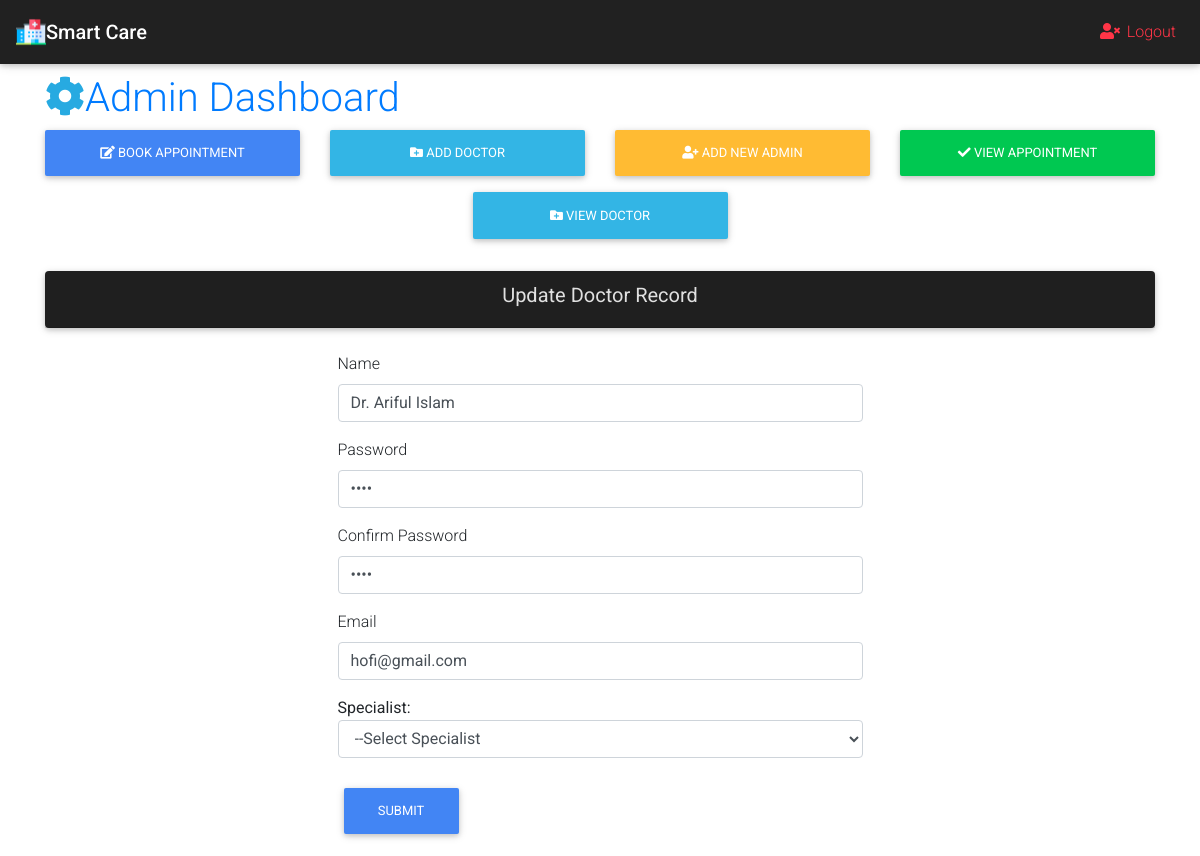
The page /doctor_update.php?id=1 on the database its author committed.
### tables this page shows
CREATE TABLE `doctor` (
  `password` int(11) NOT NULL,
  `name` varchar(30) NOT NULL,
  `email` varchar(25) NOT NULL,
  `specialist` varchar(25) NOT NULL,
  `id` int(13) NOT NULL,
  `datetime` varchar(50) NOT NULL,
  `addedby` varchar(50) NOT NULL
);

### doctor_update.php (the view, shortened to what this page needs)
<?php
$SearchQueryParameter = @$_GET["id"];
 ?>
<!DOCTYPE html>
<html lang="en">
<head>
<link rel="stylesheet" href="https://formden.com/static/cdn/bootstrap-iso.css" />
</head>
<body>
<?php require_once "Dashboard.php"; ?>
<div class="container">
    <div class="row ">
        <div class="col">
        <div class="card bg-dark text-light mb-4">
          <div class="card-header">
            <h5><center><b>Update Doctor Record</b></center></h5>
          </div>
    </div>
    </div>
</div>
<?php require_once "Dashboard.php"; ?>
 <?php
global $ConnectingDB;
$sql ="SELECT * FROM doctor WHERE  id='$SearchQueryParameter'";
$stmt=$ConnectingDB->query($sql);
while ($row=$stmt->fetch()) {
  $name=$row['name'];
  $email=$row['email'];
  $Password=$row['password'];
  $select_spl=$row['specialist'];
}
 ?>
<div>
<form class="" action="doctor_update.php?id=<?php echo $SearchQueryParameter; ?>" method="post">
<fieldset>
<div class="bootstrap-iso">
 <div class="container">
  <div class="row d-flex justify-content-center">
   <div class="col-md-6 col-sm-6 col-xs-12">
     <div class="form-group ">
      <label class="control-label " for="name">
       Name
      </label>
      <input class="form-control" id="name" name="Name" type="text" value="<?php echo $name; ?>"/>
     </div>
     <div class="form-group ">
      <label class="control-label " for="Password">
       Password
      </label>
      <input class="form-control" id="password" name="Password" type="password"  value="<?php echo $Password; ?>"/>
     </div>
     <div class="form-group ">
      <label class="control-label " for="confirmpassword">
       Confirm Password
      </label>
      <input class="form-control" id="confirmpassword" name="ConfirmPassword" type="password" value="<?php echo $Password; ?>"/>
     </div>
     <div class="form-group ">
      <label class="control-label " for="name">
       Email
      </label>
      <input class="form-control" id="name" name="email" type="email" value="<?php echo $email; ?>"/>
     </div>
     <div class="form-group">
                                <lebel><b> Specialist:</b></lebel>
                                   <select class="form-control" id="doc_sp" name="selected_specialist" value="<?php echo $select_spl ?>">
                                      <option>--Select Specialist</option>
                                       </select><br>
     <div class="form-group">
      <div>
       <button class="btn btn-primary " name="Submit" type="submit">
        Submit
       </button>
      </div>
     </div>
    </form>
   </div>
  </div>
</body>
</html>

### rows shown on the page
doctor: Name "Dr. Ariful Islam", email "hofi@gmail.com", selected_specialist "--Select Specialist"
